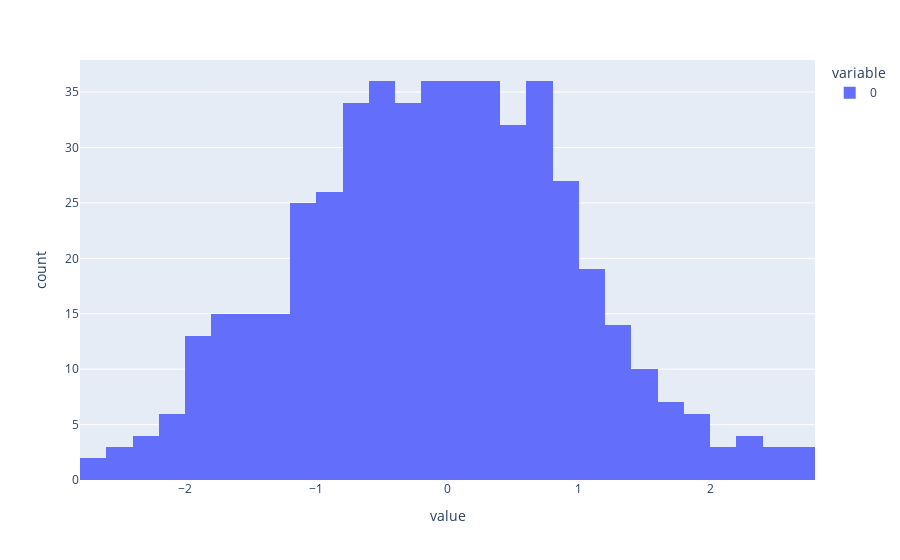

Here is the notebook cell this chart was saved with:
### Markdown cell above
<table align="left">
    <tr>
        <td width="6%">
            <img src="question_icon.png">
        </td>
        <td>
            <div align="left", style="font-size:120%">
                <font color="#21618C">
                    <b> 17. Plot a histrogram for 500 random numbers which have mean 0 and variance 1
                    </b>
                </font>
            </div>
        </td>
    </tr>
</table>

### Code cell
anum=np.random.randn(500)
f=px.histogram(anum)
f.show()

### Figure 1 — Plotly figure (JSON) as saved in the notebook; plotly's stock layout.template omitted (floating-point values rounded to 4 significant figures; data arrays with more than 128 entries replaced by an {"elided": "..."} marker saying what was removed)
{"data": [{"alignmentgroup": "True", "bingroup": "x", "hovertemplate": "variable=0<br>value=%{x}<br>count=%{y}<extra></extra>", "legendgroup": "0", "marker": {"color": "#636efa"}, "name": "0", "offsetgroup": "0", "orientation": "v", "showlegend": true, "type": "histogram", "x": {"elided": "500 float values"}, "xaxis": "x", "yaxis": "y"}], "layout": {"barmode": "relative", "legend": {"title": {"text": "variable"}, "tracegroupgap": 0}, "margin": {"t": 60}, "xaxis": {"anchor": "y", "domain": [0, 1], "title": {"text": "value"}}, "yaxis": {"anchor": "x", "domain": [0, 1], "title": {"text": "count"}}}}
